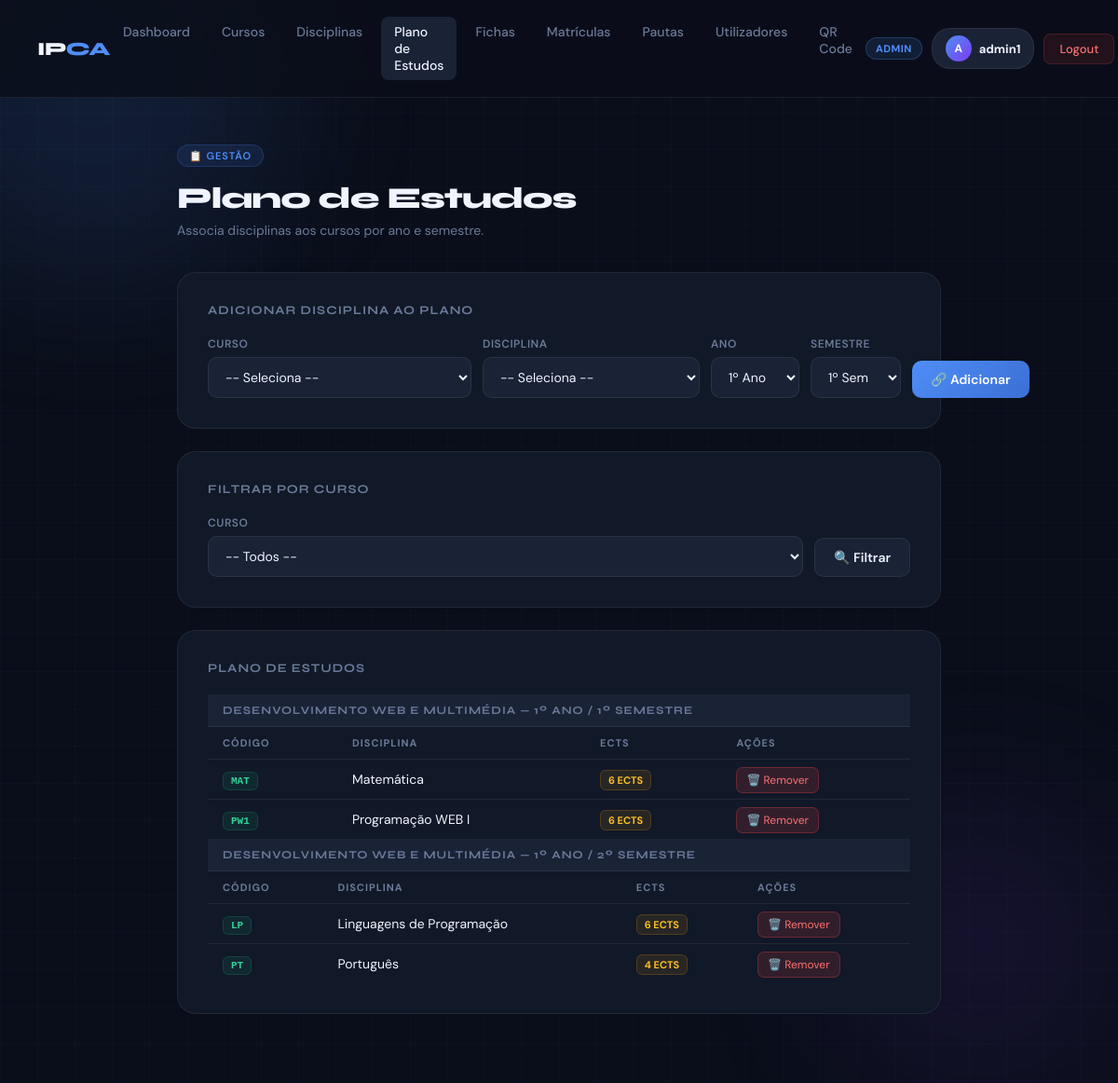
/plano_estudos.php (signed in), run on the app's committed database.
### tables this page shows
CREATE TABLE `plano_estudos` (
  `ID` int(11) NOT NULL AUTO_INCREMENT,
  `CURSOS` int(11) NOT NULL,
  `DISCIPLINA` int(11) NOT NULL,
  `ano` int(11) NOT NULL DEFAULT 1,
  `semestre` int(11) NOT NULL DEFAULT 1,
  PRIMARY KEY (`ID`),
  UNIQUE KEY `unico` (`CURSOS`, `DISCIPLINA`, `ano`, `semestre`),
  FOREIGN KEY (`CURSOS`) REFERENCES `cursos`(`ID`),
  FOREIGN KEY (`DISCIPLINA`) REFERENCES `disciplinas`(`ID`)
);

CREATE TABLE `disciplinas` (
  `ID` int(11) NOT NULL AUTO_INCREMENT,
  `Nome_disc` text NOT NULL,
  `codigo` varchar(10) DEFAULT NULL,
  `ects` int(11) DEFAULT NULL,
  `ativo` tinyint(1) NOT NULL DEFAULT 1,
  PRIMARY KEY (`ID`)
);

### plano_estudos.php (the view, shortened to what this page needs)
<?php
require_once 'config.php';
$isAdmin       = ($_SESSION['grupo'] == 1);
$isGestor      = ($_SESSION['grupo'] == 4);
$isFuncionario = ($_SESSION['grupo'] == 3);
$isAluno       = ($_SESSION['grupo'] == 2);
$podeGerir     = ($isAdmin || $isGestor);
$filtro_curso = intval($_GET['curso'] ?? 0);
if ($podeGerir) {
    if ($filtro_curso) {
        $stmt = $pdo->prepare("
            SELECT p.CURSOS AS curso_id, p.DISCIPLINA AS disc_id, p.ano, p.semestre,
                   c.Nome AS nome_curso, d.Nome_disc AS nome_disc, d.codigo, d.ects
            FROM plano_estudos p
            JOIN cursos c ON p.CURSOS=c.ID
            JOIN disciplinas d ON p.DISCIPLINA=d.ID
            WHERE p.CURSOS=?
            ORDER BY p.ano, p.semestre, d.Nome_disc
        ");
        $stmt->execute([$filtro_curso]);
    } else {
        $stmt = $pdo->query("
            SELECT p.CURSOS AS curso_id, p.DISCIPLINA AS disc_id, p.ano, p.semestre,
                   c.Nome AS nome_curso, d.Nome_disc AS nome_disc, d.codigo, d.ects
            FROM plano_estudos p
            JOIN cursos c ON p.CURSOS=c.ID
            JOIN disciplinas d ON p.DISCIPLINA=d.ID
            ORDER BY c.Nome, p.ano, p.semestre, d.Nome_disc
        ");
    }
    $rows = $stmt->fetchAll();
    $grupos = [];
    foreach ($rows as $row) {
        $key = ($podeGerir && !$filtro_curso)
            ? $row['nome_curso'].' — '.$row['ano'].'º Ano / '.$row['semestre'].'º Semestre'
            : $row['ano'].'º Ano / '.$row['semestre'].'º Semestre';
        $grupos[$key][] = $row;
    }
}
?>
<!DOCTYPE html>
<html lang="pt">
<head>
</head>
<body>
<div class="orb orb-1"></div><div class="orb orb-2"></div>
<?php include 'navbar.php'; ?>
<main>
    <div class="page-header">
        <div class="page-tag">📋 Gestão</div>
        <h1>Plano de Estudos</h1>
        <p><?= $podeGerir ? 'Associa disciplinas aos cursos por ano e semestre.' : 'Consulta as disciplinas do teu curso.' ?></p>
    </div>
    <?php if ($podeGerir): ?>
    <div class="box">
        <div class="box-title">Adicionar Disciplina ao Plano</div>
        <form method="POST" novalidate>
            <div class="form-grid">
                <div class="form-group"><label>Curso</label>
                    <select name="curso_id" required><option value="">-- Seleciona --</option>
                    </select></div>
                <div class="form-group"><label>Disciplina</label>
                    <select name="disciplina_id" required><option value="">-- Seleciona --</option>
                    </select></div>
                <div class="form-group"><label>Ano</label>
                    <select name="ano" required><option value="1">1º Ano</option><option value="2">2º Ano</option><option value="3">3º Ano</option></select></div>
                <div class="form-group"><label>Semestre</label>
                    <select name="semestre" required><option value="1">1º Sem</option><option value="2">2º Sem</option></select></div>
                <button type="submit" name="add" class="btn btn-primary">🔗 Adicionar</button>
            </div>
        </form>
    </div>
    <div class="box">
        <div class="box-title">Filtrar por Curso</div>
        <form method="GET" style="display:flex;gap:12px;align-items:flex-end;">
            <div class="form-group" style="flex:1"><label>Curso</label>
                <select name="curso">
                    <option value="">-- Todos --</option>
                </select></div>
            <button type="submit" class="btn btn-filter">🔍 Filtrar</button>
        </form>
    </div>
    <?php endif; ?>
    <div class="box">
        <div class="box-title"><?= $podeGerir ? 'Plano de Estudos' : 'As tuas Disciplinas' ?></div>
        <?php if (!empty($grupos)): ?>
            <?php foreach ($grupos as $label => $rows): ?>
            <div class="grupo-header"><?= htmlspecialchars($label) ?></div>
            <table>
                <tr><th>Código</th><th>Disciplina</th><th>ECTS</th><?php if ($podeGerir): ?><th>Ações</th><?php endif; ?></tr>
                <?php foreach ($rows as $row): ?>
                <tr>
                    <td><?= $row['codigo'] ? '<span class="codigo-badge">'.htmlspecialchars($row['codigo']).'</span>' : '<span style="color:var(--muted)">—</span>' ?></td>
                    <td><?= htmlspecialchars($row['nome_disc']) ?></td>
                    <td><?= $row['ects'] ? '<span class="ects-badge">'.$row['ects'].' ECTS</span>' : '<span style="color:var(--muted)">—</span>' ?></td>
                    <?php if ($podeGerir): ?>
                    <td><a href="?del_curso=<?= $row['curso_id'] ?>&del_disc=<?= $row['disc_id'] ?>&ano=<?= $row['ano'] ?>&sem=<?= $row['semestre'] ?><?= $filtro_curso ? '&curso='.$filtro_curso : '' ?>"
                           class="btn-del" onclick="return confirm('Remover do plano?')">🗑️ Remover</a></td>
                    <?php endif; ?>
                </tr>
                <?php endforeach; ?>
            </table>
            <?php endforeach; ?>
        <?php else: ?>
            <p class="empty"><?= $isAluno ? 'Não estás matriculado em nenhum curso aprovado.' : 'Nenhuma disciplina no plano ainda.' ?></p>
        <?php endif; ?>
    </div>
</main>
</body>
</html>

### navbar.php (shortened to what this page needs)
<?php
$pagina_atual = basename($_SERVER['PHP_SELF']);
?>
<nav>
    <div class="nav-brand">IP<span>CA</span></div>
    <div class="nav-links">
        <a href="index.php" <?= $pagina_atual=='index.php' ? 'class="active"' : '' ?>>Dashboard</a>
        <?php if ($isAdmin || $isGestor): ?>
            <a href="cursos.php" <?= $pagina_atual=='cursos.php' ? 'class="active"' : '' ?>>Cursos</a>
            <a href="disciplinas.php" <?= $pagina_atual=='disciplinas.php' ? 'class="active"' : '' ?>>Disciplinas</a>
            <a href="plano_estudos.php" <?= $pagina_atual=='plano_estudos.php' ? 'class="active"' : '' ?>>Plano de Estudos</a>
        <?php endif; ?>
        <?php if ($isGestor || $isAdmin): ?>
            <a href="ficha_aluno.php" <?= $pagina_atual=='ficha_aluno.php' ? 'class="active"' : '' ?>>Fichas</a>
        <?php endif; ?>
        <?php if ($isFuncionario || $isAdmin): ?>
            <a href="pedido_matricula.php" <?= $pagina_atual=='pedido_matricula.php' ? 'class="active"' : '' ?>>Matrículas</a>
            <a href="pautas.php" <?= $pagina_atual=='pautas.php' ? 'class="active"' : '' ?>>Pautas</a>
        <?php endif; ?>
        <?php if ($isAdmin): ?>
            <a href="matriculas.php" <?= $pagina_atual=='matriculas.php' ? 'class="active"' : '' ?>>Utilizadores</a>
            <a href="qrcode.php" <?= $pagina_atual=='qrcode.php' ? 'class="active"' : '' ?>>QR Code</a>
        <?php endif; ?>
    </div>
    <div class="nav-right">
        <?php
        $perfil_cores = [1=>'#4f8ef7', 2=>'#10b981', 3=>'#f59e0b', 4=>'#a78bfa'];
        $perfil_labels = [1=>'Admin', 2=>'Aluno', 3=>'Funcionário', 4=>'Gestor'];
        $grupo = $_SESSION['grupo'];
        $cor = $perfil_cores[$grupo] ?? '#6b7a99';
        $label = $perfil_labels[$grupo] ?? 'User';
        ?>
        <span style="font-size:11px; font-weight:700; padding:4px 10px; border-radius:20px; letter-spacing:0.5px; text-transform:uppercase; background:<?= $cor ?>22; color:<?= $cor ?>; border:1px solid <?= $cor ?>44">
            <?= $label ?>
        </span>
        <div class="nav-user">
            <div class="nav-avatar"><?= strtoupper(substr($_SESSION['login'], 0, 1)) ?></div>
            <strong><?= htmlspecialchars($_SESSION['login']) ?></strong>
        </div>
        <a href="logout.php" class="btn-logout">Logout</a>
    </div>
</nav>

### data on the page
plano_estudos: DISCIPLINA.codigo "MAT", DISCIPLINA.Nome_disc "Matemática", DISCIPLINA.ects "6"
plano_estudos: DISCIPLINA.codigo "PW1", DISCIPLINA.Nome_disc "Programação WEB I", DISCIPLINA.ects "6"
plano_estudos: DISCIPLINA.codigo "LP", DISCIPLINA.Nome_disc "Linguagens de Programação", DISCIPLINA.ects "6"
plano_estudos: DISCIPLINA.codigo "PT", DISCIPLINA.Nome_disc "Português", DISCIPLINA.ects "4"

### other printed values
$label "ADMIN"
substr($_SESSION['login'], 0, 1) "A"
$_SESSION['login'] "admin1"
$label "DESENVOLVIMENTO WEB E MULTIMÉDIA — 1º ANO / 1º SEMESTRE"
$label "DESENVOLVIMENTO WEB E MULTIMÉDIA — 1º ANO / 2º SEMESTRE"
